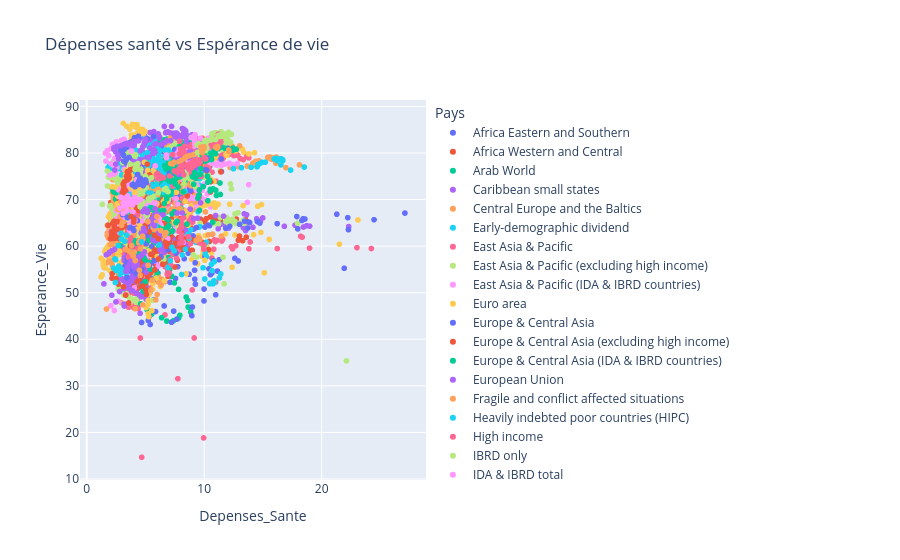

Source (notebook cell):
### Code cell
#nuage de piont
fig = px.scatter(
    df,
    x="Depenses_Sante",
    y="Esperance_Vie",
    color="Pays",
    title="Dépenses santé vs Espérance de vie"
)
fig.show()
